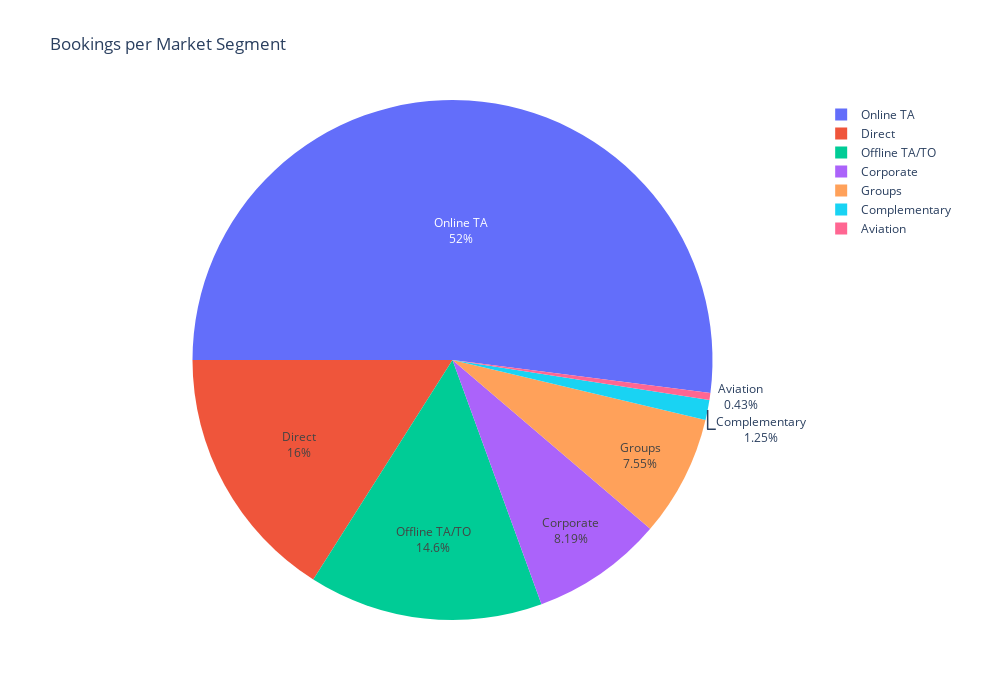

The code cell stored with this chart in its notebook:
### Markdown cell above
### **How bookings by market segment?**

### Code cell
segments=df["market_segment"].value_counts()

labels = segments.index
values = segments.values

fig = go.Figure(
    data=[
        go.Pie(
            labels=labels,
            values=values,
            textinfo="percent+label",
            rotation=-90
        )
    ]
)

fig.update_layout(
    title="Bookings per Market Segment",
    height=700,  
    width=1000
)

fig.show()

### Figure 1 — Plotly figure (JSON) as saved in the notebook; plotly's stock layout.template omitted (floating-point values rounded to 4 significant figures)
{"data": [{"labels": ["Online TA", "Direct", "Offline TA/TO", "Corporate", "Groups", "Complementary", "Aviation"], "rotation": -90, "textinfo": "percent+label", "type": "pie", "values": [28455, 8755, 7960, 4480, 4129, 682, 235]}], "layout": {"height": 700, "title": {"text": "Bookings per Market Segment"}, "width": 1000}}
